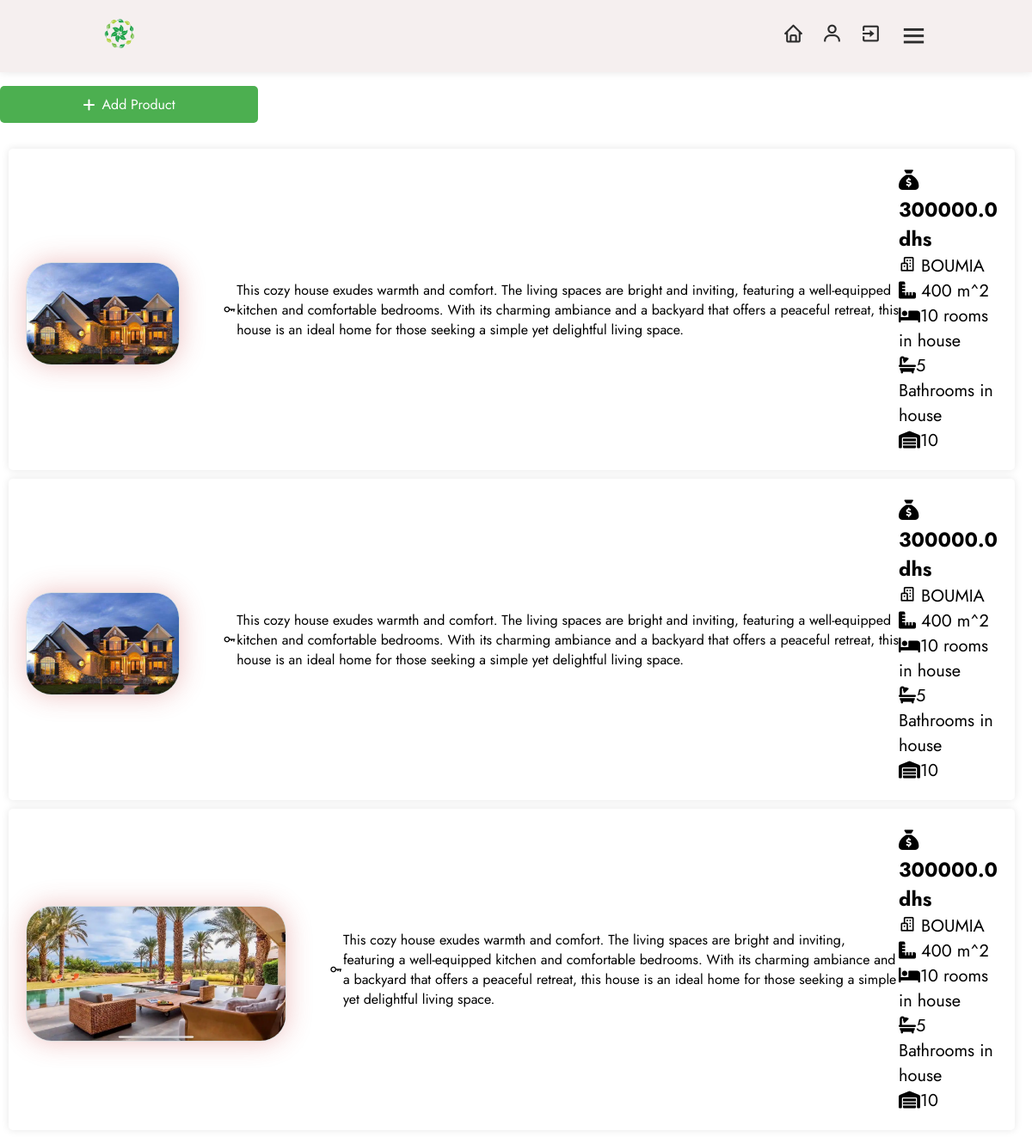
Page /user (signed in) on the committed database.
### models/user.py (models this page shows)
class Products(db.Model):
    id = db.Column(db.String(50), primary_key=True, default=lambda: str( uuid.uuid4()), unique=True, nullable=False)
    name = db.Column(db.String(255), nullable=False)
    city = db.Column(db.String(8), nullable=False)
    price = db.Column(db.Float, nullable=False)
    image_path = db.Column(db.String(255), nullable=True)
    num_rooms = Column(Integer, nullable=False)
    section = Column(Integer, nullable=False)
    num_bain = Column(Integer, nullable=False)
    window_per_house = Column(Integer, nullable=False)
    user_id = db.Column(db.String(50),db.ForeignKey('user.id'),nullable=False)
    user = db.relationship('User', backref=db.backref('products', lazy=True))

### models/app.py (the view)
    @app.route('/user')
    @login_required
    def user():
        user_products = Products.query.filter_by(user_id=current_user.id).order_by(asc(Products.id)).all()
        for product in user_products:
            print("Product Image Path:", product.image_path)
        return render_template('user.html', user=current_user, user_products=user_products)

### models/templates/user.html (shortened to what this page needs)
<!DOCTYPE html>
<html lang="en">
	<head>
		<link rel="stylesheet" href="{{ url_for('static', filename='style/dashboard.css') }}">
		<link rel="stylesheet" href="https://cdnjs.cloudflare.com/ajax/libs/font-awesome/5.15.2/css/all.min.css">
		<link rel="stylesheet" href="https://cdnjs.cloudflare.com/ajax/libs/font-awesome/6.4.2/css/all.min.css" />
		<link rel="stylesheet" href="https://unpkg.com/boxicons@latest/css/boxicons.min.css">
		<link href="https://cdn.jsdelivr.net/npm/bootstrap-icons@1.21.0/font/bootstrap-icons.css" rel="stylesheet">
	</head>
	<body>
		<header>
			<div class="logo">
				<img src="./static/images/icon.png" alt="logo" >
			</div>
			<div class="nav-icon">
				<a onclick="window.location.href='{{ url_for('dashboard') }}'"><i class='bx bx-home'></i></a>
				<a onclick="window.location.href='{{ url_for('user') }}'"><i class='bx bx-user'></i></a>
				<a onclick="window.location.href='{{ url_for('exit') }}'"><i class='bx bx-exit'></i></a>
				<div class="bx bx-menu" id="menu-icon"></div>
			</div>
		</header>
		<section class="inside">
			<a href="{{ url_for('add_product') }}" class="add-product-button">
				          <i class="fas fa-plus"></i> Add Product
			</a>
				{% for product in user_products %}
				<div class="card">
					<img class="product-image" src="{{ url_for('serve_image', filename=product.image_path.split('/')[-1]) }}" alt="Product Image">
					<i class='bx bx-key'></i><p>{{ product.name }} </p>
					<div class="product-info">
						<h3><i class="fa-solid fa-sack-dollar"></i> {{ product.price }} dhs </h3>
						<p><i class='bx bx-buildings'></i> {{ product.city }}</p>
						<p><i class="fa-solid fa-ruler-combined"></i> {{ product.section }} m^2</p>
						<p><i class="fa-solid fa-bed"></i>{{ product.num_rooms }} rooms in house</p>
						<p><i class="fa-solid fa-bath"></i>{{ product.num_bain }} Bathrooms in house</p>
						<p><i class="fa-solid fa-warehouse"></i>{{ product.window_per_house }}</p>
					</div>
				</div>
				{% endfor %}
		</section>
	</body>
</html>

### models/static/style/dashboard.css (style rules this page uses)
* { margin: 0; padding: 0; box-sizing: border-box; font-family: 'Jost', sans-serif; list-style: none; text-decoration: none; }
header { position: fixed; width: 100%; top: 0; right: 0; z-index: 1000; display: flex; align-items: center; justify-content: space-between; padding: 20px 10%; background-color: #f5efef; box-shadow: 0 0 10px rgba(0, 0, 0, 0.1); }
.logo img { max-width: 120px; height: 1cm; }
.nav-icon { display: flex; align-items: center; }
.nav-icon i { margin-right: 20px; color: #2c2c2c; font-size: 25px; font-weight: 400; transform: all .42s ease; }
#menu-icon { font-size: 35px; color: #2c2c2c; z-index: 10001; cursor: pointer; }
.inside { padding-top: 70px; padding-right: 10px; }
.card { display: flex; background-color: none; margin-bottom: 20px; align-items: center; padding: 20px; margin: 10px; border-radius: 5px; box-shadow: 0 0 10px rgba(0, 0, 0, 0.1); }
.add-product-button { display: flex; align-items: center; width: 40%; max-width: 300px; justify-content: center; width: 50%; padding: 10px 0; background-color: #4CAF50; color: white; text-decoration: none; border-radius: 5px; margin: 30px 0; }
.add-product-button i { margin-right: 8px; }
.product-image { margin-right: 50px; max-width: 400px; height: auto; margin-top: 10px; border: 1px solid #ddd; border-radius: 30px; overflow: hidden; box-shadow: 0 0 30px rgba(201, 57, 57, 0.3); }
.product-info { display: flex; flex-direction: column; font-size: 20px; }

### rows in the picture
Products: image_path (picture), name "This cozy house exudes warmth and comfort. The living spaces are bright and inviting, featuring a well-equipped kitchen and comfortable bedrooms. With its charming ambiance and a backyard that offers a peaceful retreat, this house is an ideal home for those seeking a simple yet delightful living space.", price "300000.0", city "BOUMIA", section "400", num_rooms "10", num_bain "5", window_per_house "10"
Products: image_path (picture), name "This cozy house exudes warmth and comfort. The living spaces are bright and inviting, featuring a well-equipped kitchen and comfortable bedrooms. With its charming ambiance and a backyard that offers a peaceful retreat, this house is an ideal home for those seeking a simple yet delightful living space.", price "300000.0", city "BOUMIA", section "400", num_rooms "10", num_bain "5", window_per_house "10"
Products: image_path (picture), name "This cozy house exudes warmth and comfort. The living spaces are bright and inviting, featuring a well-equipped kitchen and comfortable bedrooms. With its charming ambiance and a backyard that offers a peaceful retreat, this house is an ideal home for those seeking a simple yet delightful living space.", price "300000.0", city "BOUMIA", section "400", num_rooms "10", num_bain "5", window_per_house "10"
